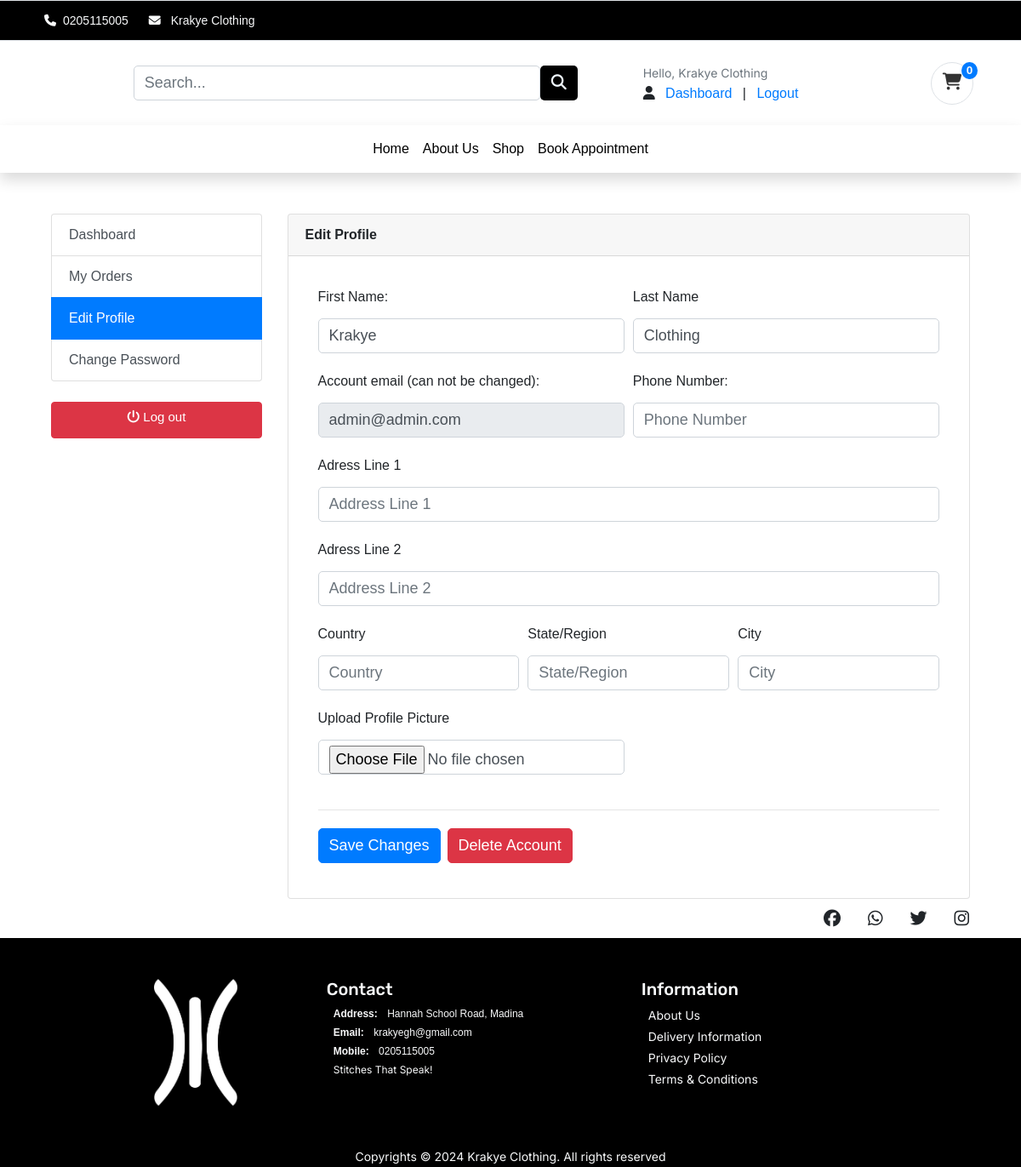
Page /account/profile/edit/ (signed in) on the committed database.
### accounts/models.py (models this page shows, shortened)
class UserBase(AbstractBaseUser, PermissionsMixin):
    username = models.CharField(max_length=150, unique=True)
    email = models.EmailField(_('email address'), unique=True)
    first_name = models.CharField(max_length=150, blank=True)
    last_name = models.CharField(max_length=150, blank=True)
    phone_number = models.CharField(max_length=50)
    address_line_1 = models.CharField(blank=True, max_length=100)
    address_line_2 = models.CharField(blank=True, max_length=100)
    profile_picture = models.ImageField(blank=True, upload_to='userprofile', default='/userprofile/profile_default.png')
    city = models.CharField(blank=True, max_length=20)
    state = models.CharField(blank=True, max_length=20)
    country = models.CharField(blank=True, max_length=20)
    is_active = models.BooleanField(default=False)
    is_staff = models.BooleanField(default=False)
    is_admin = models.BooleanField(default=False)
    date_created = models.DateTimeField(auto_now_add=True)
    last_login = models.DateTimeField(auto_now_add=True)
    updated = models.DateTimeField(auto_now=True)
    objects = CustomAccountManager()
    USERNAME_FIELD = 'email'
    REQUIRED_FIELDS = ['username', 'first_name', 'last_name']
    class Meta:
        verbose_name = "Accounts"
        verbose_name_plural = "Accounts"
        default_permissions = ()
    def __str__(self):
        return self.username
    def full_name(self):
        return f'{self.first_name} {self.last_name}'

### accounts/views.py (the view)
# urls.py: path('profile/edit/', views.edit_details, name='edit_details'),
@login_required(login_url = 'accounts:login')
def edit_details(request):
    if request.method == 'POST':
        user_form = UserEditForm(instance=request.user, data=request.POST)
        if user_form.is_valid():
            user_form.save()
            messages.success(request, "User Profile successfully updated!")
    else:
        user_form = UserEditForm(instance=request.user)
    return render(request,
                  'account/user/profile_edit.html', {'user_form': user_form})

### cart/context_processors.py (called while the page is built)
def counter(request):
    cart_count = 0
    if 'admin' in request.path:
        return {}
    else:
        try:
            cart = Cart.objects.filter(cart_id=_cart_id(request))
            if request.user.is_authenticated:
                cart_items = CartItem.objects.all().filter(user=request.user)
            else:
                cart_items = CartItem.objects.all().filter(cart=cart[:1])
            for cart_item in cart_items:
                cart_count += cart_item.quantity
        except Cart.DoesNotExist:
            cart_count = 0
    return dict(cart_count=cart_count)

### cart/views.py (called while the page is built)
def _cart_id(request):
    cart = request.session.session_key
    if not cart:
        cart = request.session.create()
    return cart

### templates/account/user/profile_edit.html (shortened to what this page needs)
{% extends '../../base.html' %} {% load static %}  {% block content %}
<section class="section-content mt-5 font-inter padding-y bg">
  <div class="container-fluid">
    <div class="row">
    <div class="container">
      <div class="row">
      {% include 'includes/dash_sidebar.html' %}
      <main class="col-md-9">
        <article class="card">
        <header class="card-header">
          <strong class="d-inline-block mr-3">Edit Profile</strong>
        </header>
        <div class="card-body">
          <div class="row">
          <div class="col-md-12">
            <form action='' method="POST">
              <div class="form-row">
                <div class="form-group col-md-6">
                  <label>First Name:</label>
                  {{ user_form.first_name }}
                </div>
                <div class="form-group col-md-6">
                  <label>Last Name</label>
                  {{ user_form.last_name }}
                </div>
              </div>
              <div class="form-row">
                <div class="form-group col-md-6">
                  <label>Account email (can not be changed):</label>
                  {{ user_form.email }}
                </div>
                <div class="form-group col-md-6">
                  <label>Phone Number:</label>
                  {{ user_form.phone_number }}
                </div>
              </div>
              <div class="form-row">
                <div class="form-group col-md-12">
                  <label>Adress Line 1</label>
                  {{ user_form.address_line_1 }}
                </div>
              </div>
              <div class="form-row">
                <div class="form-group col-md-12">
                  <label>Adress Line 2</label>
                  {{ user_form.address_line_2 }}
                </div>
              </div>
              <div class="form-row">
                <div class="form-group col-md-4">
                  <label>Country</label>
                  {{ user_form.country }}
                </div>
                <div class="form-group col-md-4">
                  <label>State/Region</label>
                  {{ user_form.state }}
                </div>
                <div class="form-group col-md-4">
                  <label>City</label>
                  {{ user_form.city }}
                </div>
              </div>
              <div class="form-row">
                <div class="form-group col-md-6">
                  <label>Upload Profile Picture</label>
                  {{ user_form.profile_picture }}
                </div>
              </div>
              <hr class="mb-3">
              <div class="d-flex flex-row">
                <button class="btn btn-primary" type="submit"
                value="Save changes">Save Changes</button>
                <a href="{%url 'accounts:delete_user'%}"><button onclick="return confirm('Are you sure you want delete this Account?')" class="btn btn-danger">Delete Account</button></a>
              </div>
            </form>
          </div>
          </div>
        </div>
        </article>
      </main>
    </div>
    </div>
    </div>
  </div>
  </section>
{%endblock%}

### templates/includes/navbar.html (shortened to what this page needs)
<nav class="px-5 navbar navbar-expand-lg navbar-light bg-white d-flex justify-content-between">
    <a class="navbar-brand" href="{%url "store:home"%}"><img src="https://festus-kwafo.github.io/KrakyeClothing/assets/logo.png" width="70" alt="" class="img-fluid"></a>
        <form action="{%url 'store:search'%}" method="GET" class="col-6 search-bar">
          <div class="input-group">
            <input type="text" class="form-control" placeholder="Search..." name="keyword">
            <button class="btn btn-product" type="submit"><i class="fa-solid fa-magnifying-glass"></i>
            </button>
          </div>
        </form>
        <div class="d-flex nav-item">
            <div class="accounts mr-3 navbar-item-hidden font-inter text-decoration-none">
              {% if user.id is None %}
              <div class="widget-header">
                <small class="title text-muted">Welcome Guest!</small>
                <div>
                  <a href="{% url 'accounts:login' %}">Sign in</a> <span class="dark-transp"> | </span>
                  <a href="{% url 'accounts:register' %}"> Register</a>
                </div>
              </div>
              {% else %}
              <div class="widget-header ">
                <small class="title font-inter text-muted">Hello, {{user.full_name}}</small>
                <div>
                  <span>
                    <i class="fa-solid fa-user"></i>
                  </span>
                  <a href="{% url 'accounts:dashboard' %}">Dashboard</a> <span class="dark-transp"> | </span>
                  <a href="{% url 'accounts:logout' %}"> Logout</a>
                </div>
              </div>
              {% endif %}
            </div>
        </div>
    <div class="">
      <a href="{%url 'cart:cart_summary'%}">
        <button type="button" class="btn btn-cart border rounded-circle position-relative">
          <i class="fa-solid fa-cart-shopping font-size-20"></i>
          <span class="text-light position-absolute top-0 start-100 translate-middle rounded-circle badge bg-primary">
            {{cart_count}}
          </span>
        </button>
      </a>
    </div>
  </nav>

### static/css/style.css (style rules this page uses)
* { font-family: sans-serif; }
html { font-family: "Roboto", cursive; }
button, button:focus { outline: none !important; box-shadow: none !important; }
.btn-product { background-color: black; color: aliceblue; }
.font-inter { font-family: "Inter", cursive; }
.font-size-20 { font-size: 20px; }
a { text-decoration: none; }
.btn-cart, .btn-wishlist { position: relative; align-items: center; justify-content: center; width: 50px; height: 50px; color: #333333; border: none; outline: none; border-radius: 50%; }
.row { margin: 0; }
a { padding: 0 1vh; }
hr { margin-top: 1.25rem; }
form { padding: 2vh 0; }
input { border: 1px solid rgba(0, 0, 0, 0.137); padding: 1vh; margin-bottom: 4vh; outline: none; width: 100%; background-color: #f7f7f7; }
input, textarea, button { padding: 8px 15px; border-radius: 5px !important; margin: 5px 0px; box-sizing: border-box; border: 1px solid #ccc; font-size: 18px !important; font-weight: 300; }

### rows in the picture
UserBase: full_name "Krakye Clothing", first_name "Krakye", last_name "Clothing", email "admin@admin.com"

### other values in the picture
{{ cart_count }} "0"
